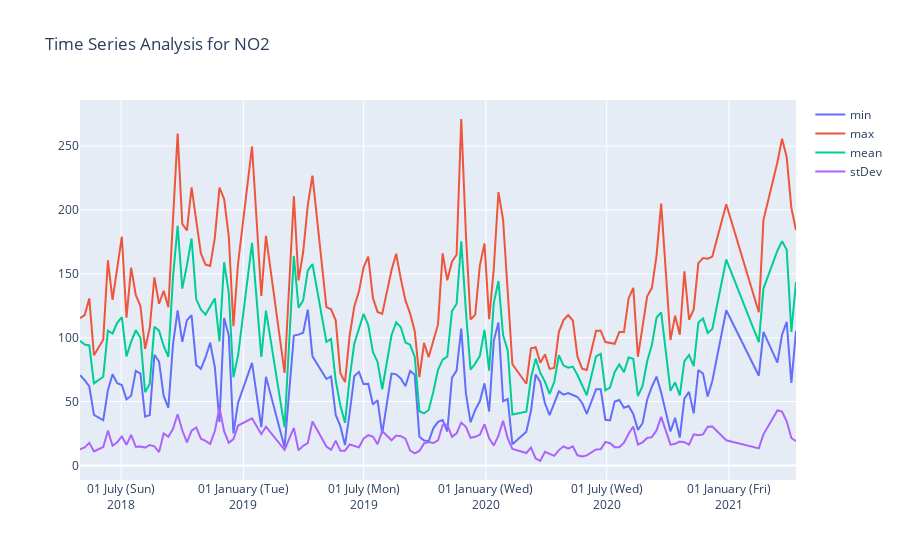

Notebook code cell kept with this figure:
### Code cell
import plotly.graph_objects as go
py.offline.init_notebook_mode(connected=True)

import pandas as pd

fig = go.Figure()

fig.add_trace(go.Scatter(x=df['date'], y=df['min'],
                    mode='lines',
                    name='min'))
fig.add_trace(go.Scatter(x=df['date'], y=df['max'],
                    mode='lines',
                    name='max'))
fig.add_trace(go.Scatter(x=df['date'], y=df['mean'],
                    mode='lines',
                    name='mean'))
fig.add_trace(go.Scatter(x=df['date'], y=df['stDev'],
                    mode='lines',
                    name='stDev'))

fig.update_layout(
    title = 'Time Series Analysis for NO2',
    xaxis_tickformat = '%d %B (%a)<br>%Y'
)

py.offline.iplot(fig)

### Figure 1 — Plotly figure (JSON) as saved in the notebook; plotly's stock layout.template omitted (floating-point values rounded to 4 significant figures; data arrays with more than 128 entries replaced by an {"elided": "..."} marker saying what was removed)
{"data": [{"mode": "lines", "name": "min", "type": "scatter", "x": {"elided": "130 str values"}, "y": {"elided": "130 float values"}}, {"mode": "lines", "name": "max", "type": "scatter", "x": {"elided": "130 str values"}, "y": {"elided": "130 float values"}}, {"mode": "lines", "name": "mean", "type": "scatter", "x": {"elided": "130 str values"}, "y": {"elided": "130 float values"}}, {"mode": "lines", "name": "stDev", "type": "scatter", "x": {"elided": "130 str values"}, "y": {"elided": "130 float values"}}], "layout": {"title": {"text": "Time Series Analysis for NO2"}, "xaxis": {"tickformat": "%d %B (%a)<br>%Y"}}}
